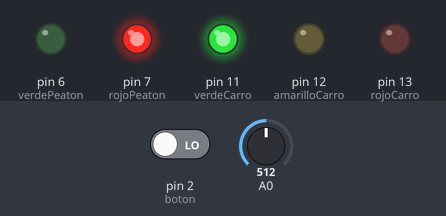
A sketch run on a simulated Arduino Uno, built with avr-gcc and run on an emulated ATmega328P. Shown: output pins drawn as LEDs (lit = HIGH). Dashed ring = blinking. Inputs (shaded band) come from the test bench; at power-on: pin 2 (boton) LOW, A0 = 512.

Above: at 1.2 s.
1.3 s: pin 2 (boton) driven HIGH
4.3 s: A0 set to 716
At 6.82 s:
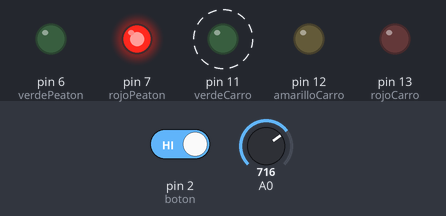
At 10.2 s:
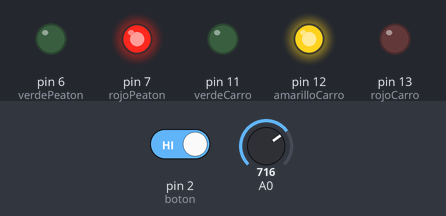
10.3 s: pin 2 (boton) driven LOW
At 12.7 s:
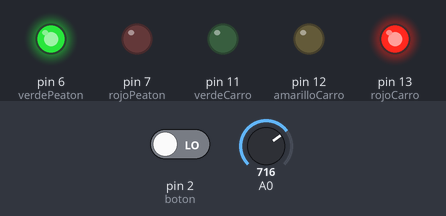
Timing chart, 0 to 14.6 s (numbered marks = the images above; inputs shaded):
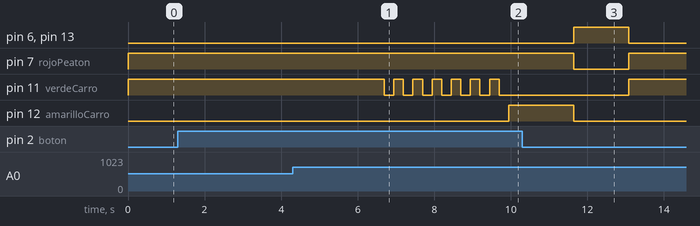

Measured:
- after the input at 1.3 s, every drawn part: stays the same
- after the input at 4.3 s, pin 6 (verdePeaton), pin 13 (rojoCarro): stays LOW (without the input it goes to HIGH after 5.5 s); pin 7 (rojoPeaton): stays HIGH (without the input it goes to LOW after 5.5 s)
- after the input at 10.3 s, pin 11 (verdeCarro): goes on until 13.1 s, then stays HIGH; pin 12 (amarilloCarro): goes on until 11.6 s, then stays LOW

The sketch:

SemaforoConRegulador.ino
```cpp
/* ----------------------Semaforo Peatonal Mexicano------------------------
 *  El Siguiente trabajo en Arduino es un ejemplo que ejemplifica el trabajo
 *  de un semaforo Peatonal Mexicano, el cual se encuentra en un estado de
 *  transición para los carros (luz verde) y en un estado de paro para los
 *  peatones (luz roja) en un "comportamiento normal". Cuando un peaton desea
 *  pasar debe de oprimir el botón, el cual hará que el semaforo pase de luz
 *  verde a amarilla para posteriormente pasar a luz roja y a la par luz verde
 *  permitiendo el pase peatonal; cabe a destacar que el tiempo en que permanecerá
 *  en luz verde para los peatones y luz roja para los automoviles será controlada
 *  por los valores entrantes al sistema por parte del potenciometro para posteriormente
 *  y una vez acabado el tiempo de pase peatonal vuelva a su "comportamiento normal"
 *
 *
 *  Archivo para consulta y modificación orientado al público en general
*/

//Leds del semaforo del carro
int rojoCarro=13;
int amarilloCarro=12;
int verdeCarro=11;

//Leds del semaforo del peaton
int rojoPeaton=7;
int verdePeaton=6;

//Pulsador
int boton=2;

//Variable para detectar el estado del boton
boolean op=false;

//Valor de tiempo de espera (será asigando por valor de multimetro)
long valor=0;

//Variables Auxiliares para "controlar" si el
//boton ha sido presionado en oacsiones seguidas
//Dar oportunidad de pase a los autos
long previousMillis = 0;
 unsigned long currentMillis = 0;


void setup() {
  //Boton en entrada
  pinMode(boton,INPUT);

  //Leds del semaforo del carro en salida
  pinMode(rojoCarro,OUTPUT);
  pinMode(amarilloCarro,OUTPUT);
  pinMode(verdeCarro,OUTPUT);

  //Leds del semaforo del Peaton en Salida
  pinMode(rojoPeaton,OUTPUT);
  pinMode(verdePeaton,OUTPUT);

  //Inicio de Comunicación Serial
  Serial.begin(9600); //Inicia comunicación serial
}

void loop() {
  //Comunicación Serial
  //Asigna el tiempo que se dará a los
  //peatones para que pasen
  valor= (analogRead(A0));
  currentMillis = millis();

  /*Se multiplica por 9 el valor otorgado por el potenciometro para visualizar con
  mayor claridad el funcionamiento de tiempo de espera; además se propone colocar
  el potenciometro en su máximo valor (1024)
  para tener una mejor visualización de resultados*/
  if (digitalRead(boton)==HIGH&&(currentMillis - (previousMillis)) > (valor*9)){
    previousMillis = (currentMillis);
    //-------------Estado de Cambio
    proporcionarPasoPeatonal();
  }

  else
    //----------Estado Normal
    proporcionarPasoAutomoviles();
}

void proporcionarPasoAutomoviles(){
     //Semaforo del carro
    digitalWrite(verdeCarro,HIGH);
    digitalWrite(amarilloCarro,LOW);
    digitalWrite(rojoCarro,LOW);

    //Semaforo del Peaton
    digitalWrite(verdePeaton,LOW);
    digitalWrite(rojoPeaton,HIGH);

}

void proporcionarPasoPeatonal(){
    //Semaforo del carro
    //Aviso de cambio con luz parpadeando en verde
    for (int x=0; x<7; x++){
      digitalWrite(verdeCarro,HIGH);
      delay(250);
      digitalWrite(verdeCarro,LOW);
      delay(250);
    }
    digitalWrite(verdeCarro,LOW);
    digitalWrite(amarilloCarro,HIGH);
    digitalWrite(verdeCarro,LOW);
    delay(1700);
    digitalWrite(rojoCarro,HIGH);
    digitalWrite(amarilloCarro,LOW);
    digitalWrite(verdeCarro,LOW);
    digitalWrite(verdePeaton,HIGH);
    digitalWrite(rojoPeaton,LOW);
    //Tiempo de espera Peatonal (valor multiplicado por 2 para mejor visualización de resultados)
    delay((valor*2));
}
```
